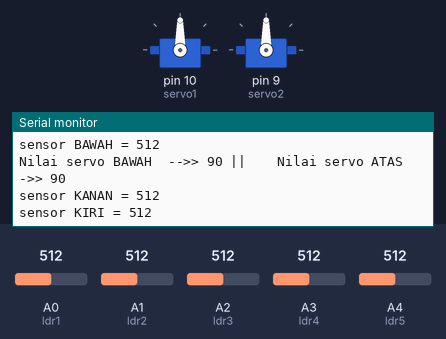
This sketch was run on a simulated Arduino Uno, built with avr-gcc and run on an emulated ATmega328P. Parts: 2 × servo, the last lines printed to the serial monitor. The test bench sets the inputs (shaded band); at power-on: A0 (ldr1) = 512, A1 (ldr2) = 512, A2 (ldr3) = 512, A3 (ldr4) = 512, A4 (ldr5) = 512.

Above: at 1.2 s.
1.3 s: A0 (ldr1) set to 110
At 1.34 s:
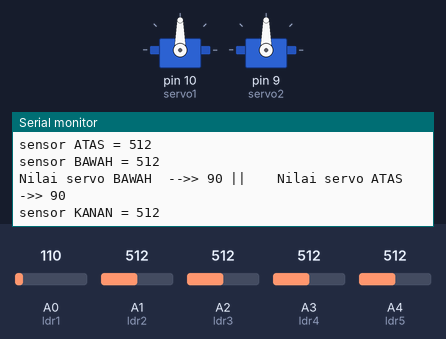
4.3 s: A0 (ldr1) set to 89
At 4.99 s:
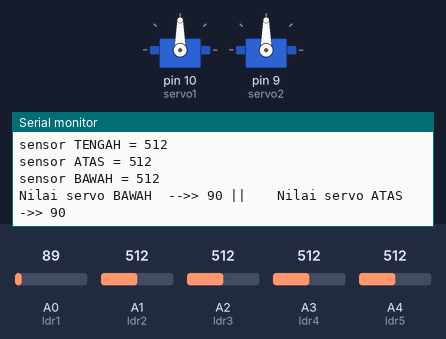
5.8 s: A1 (ldr2) set to 111
At 5.99 s:
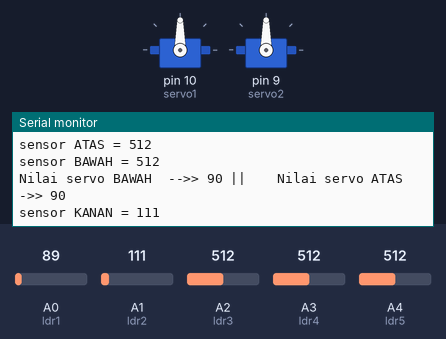
8.8 s: A1 (ldr2) set to 95
At 8.96 s:
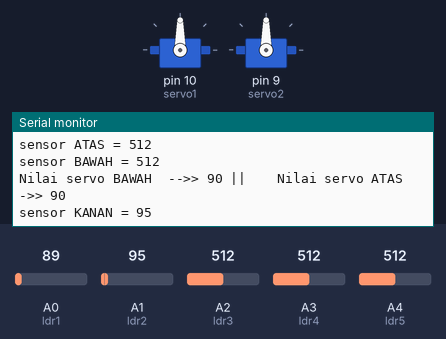
11.8 s: A2 (ldr3) set to 105
14.8 s: A2 (ldr3) set to 95
Timing chart, 0 to 17.8 s (numbered marks = the images above; inputs shaded):
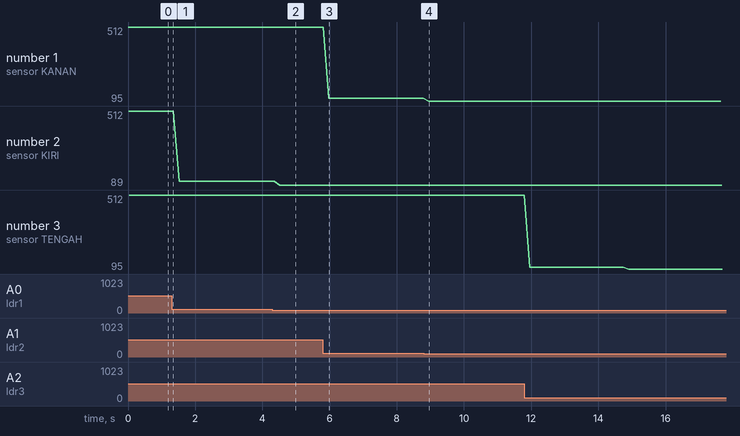

The sketch:

percobaan1.ino
```cpp
#include <Servo.h>
Servo servo1;
Servo servo2;
int pos1 = 0;
int pos2 = 0;
int right = 0;
int left = 0;
int centre = 0;
int up = 0;
int down = 0;

int ldr1 = 0;
int ldr2 = 1;
int ldr3 = 2;
int ldr4 = 3;
int ldr5 = 4;

void setup()
{
servo1.attach(10);
servo1.write(90);

servo2.attach(9);
servo2.write(90);
 pinMode(ldr1, INPUT);
 pinMode(ldr2, INPUT);
 pinMode(ldr3, INPUT);
 pinMode(ldr4, INPUT);
 pinMode(ldr5, INPUT);
 Serial.begin(9600);

}

void loop ()
{
  pos1 = servo1.read();
  pos2 = servo2.read();
  int right = analogRead(ldr2);
  int centre = analogRead(ldr3);
  int left = analogRead(ldr1);
  int up = analogRead(ldr5);
  int down = analogRead(ldr4);


if (pos2 < 90) {
  if(right > centre && left < centre)
  {
    servo1.write(pos1 +1);
    delay(10);
  }
  else if (left > centre && right < centre)
  {
    servo1.write(pos1 -1);
    delay(10);
  }
  else
  {
    servo1.write(pos1);
  }
}

if (pos2 > 90 ) {
  if(right > centre && left < centre)
  {
    servo1.write(pos1 -1);
    delay(10);
  }
  else if (left > centre && right < centre)
  {
    servo1.write(pos1 +1);
    delay(10);
  }
  else
  {
    servo1.write(pos1);
  }
}

if(up > centre && down < centre)
  {
    servo2.write(pos2 +1);
    delay(10);
  }
else if (down > centre && up < centre)
  {
  servo2.write(pos2 -1);
  delay(10);
  }
else
{
  servo2.write(pos2);
}


//# debug posisi untuk mengetahui nilai tiap sensor
Serial.print("sensor KANAN = ");
Serial.println(right);
Serial.print("sensor KIRI = ");
Serial.println(left);

Serial.print("sensor TENGAH = ");
Serial.println(centre);

Serial.print("sensor ATAS = ");
Serial.println(up);
Serial.print("sensor BAWAH = ");
Serial.println(down);

Serial.println("");

Serial.print("Nilai servo BAWAH  -->> ");
Serial.print(pos1);

Serial.print(" ||    Nilai servo ATAS  ->> ");
Serial.print(pos2);
Serial.println("");
delay(5);
}
```

Measured:
- the behaviour switches between 100 and 99 on A0 (ldr1) (found by bisection; images 1 and 2)
- after the input at 4.3 s, the serial monitor: prints a new line after 0.21 s (image 2)
- after the input at 5.8 s, the serial monitor: prints a new line after 0.18 s (image 3)
- after the input at 8.8 s, the serial monitor: prints a new line after 0.16 s (image 4)
- plotted number 1: 512 → 111 after the input at 5.8 s, 111 → 95 after the input at 8.8 s
- plotted number 2: 512 → 110 after the input at 1.3 s, 110 → 89 after the input at 4.3 s
- plotted number 3: 512 → 105 after the input at 11.8 s
